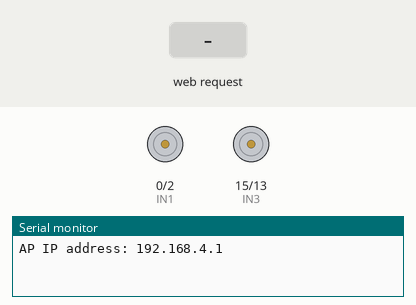
Bench run of a sketch on a simulated ESP8266 (NodeMCU). On the bench: motor-driver pin pairs drawn as motors (green arrow = first pin HIGH = forward, orange = second pin HIGH = backward, longer = more drive, scaled by the enable pin), the last lines printed to the serial monitor. Inputs (shaded band) come from the test bench.

Above: at 1.2 s.
1.3 s: HTTP request GET /?State=F received
At 1.6 s:
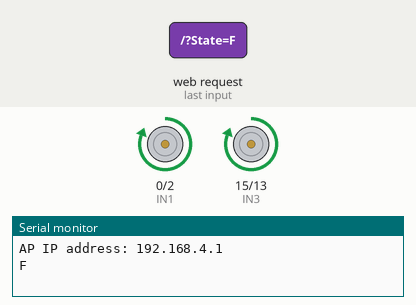
2.8 s: HTTP request GET /?State=B received
At 3.9 s:
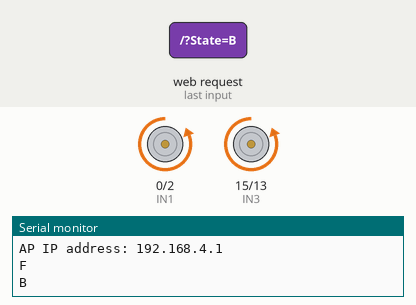
4.3 s: HTTP request GET /?State=L received
At 5.0 s:
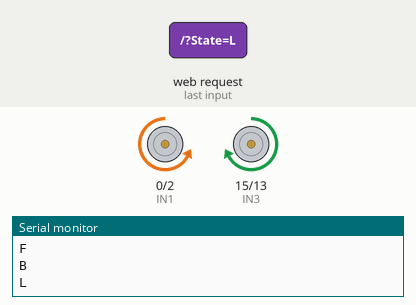
5.8 s: HTTP request GET /?State=R received
At 6.2 s:
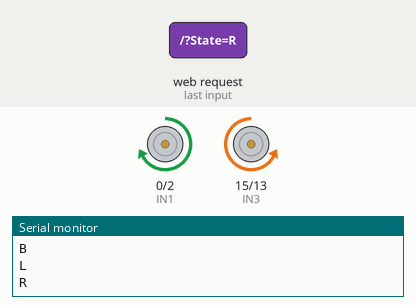
7.3 s: HTTP request GET /?State=F received
At 8.5 s:
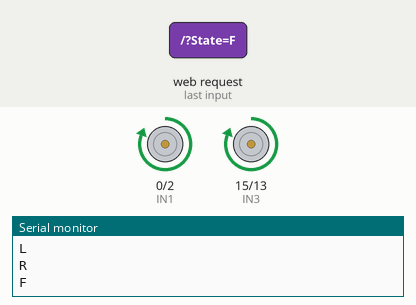
8.8 s: HTTP request GET /?State=B received
At 9.6 s:
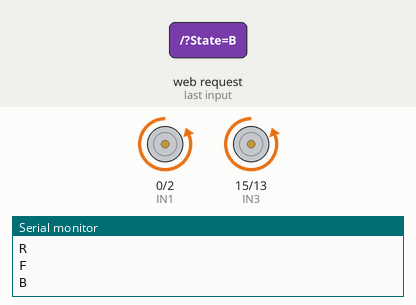
Timing chart, 0 to 11.3 s (numbered marks = the images above; inputs shaded):
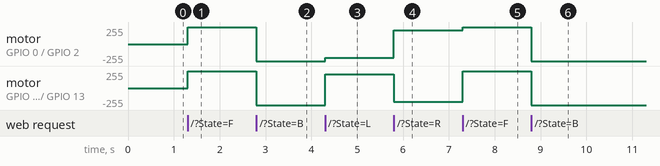

Measured:
- after the input at 1.3 s, motor on GPIO 0 (IN1) / GPIO 2 (IN2), motor on GPIO 15 (IN3) / GPIO 13 (IN4): stopped → forward 255/255 at once
- after the input at 2.8 s, motor on GPIO 0 (IN1) / GPIO 2 (IN2), motor on GPIO 15 (IN3) / GPIO 13 (IN4): forward 255/255 → backward 255/255 at once
- after the input at 4.3 s, motor on GPIO 0 (IN1) / GPIO 2 (IN2): backward 255/255 → backward 203/255 at once; motor on GPIO 15 (IN3) / GPIO 13 (IN4): backward 255/255 → forward 203/255 at once
- after the input at 5.8 s, motor on GPIO 0 (IN1) / GPIO 2 (IN2): backward 203/255 → forward 203/255 at once; motor on GPIO 15 (IN3) / GPIO 13 (IN4): forward 203/255 → backward 203/255 at once
- after the input at 7.3 s, motor on GPIO 0 (IN1) / GPIO 2 (IN2): forward 203/255 → forward 255/255 at once; motor on GPIO 15 (IN3) / GPIO 13 (IN4): backward 203/255 → forward 255/255 at once
- after the input at 8.8 s, motor on GPIO 0 (IN1) / GPIO 2 (IN2), motor on GPIO 15 (IN3) / GPIO 13 (IN4): forward 255/255 → backward 255/255 at once

The sketch:

pulseFire_FinalOutput.ino
```cpp
#include <ESP8266WiFi.h>
#include <WiFiClient.h>
#include <ESP8266WebServer.h>
const char* ssid = "Lowser";
ESP8266WebServer server(80);
String command;

#define ENA   14
#define ENB   12
#define IN1  0
#define IN2  2
#define IN3  15
#define IN4  13

int spd = 1023;
int spdADJ = 3;

void setup()
{

  Serial.begin(115200);
  WiFi.mode(WIFI_AP);
  WiFi.softAP(ssid);
  IPAddress myIP = WiFi.softAPIP();
  Serial.print("AP IP address: ");
  Serial.println(myIP);
  // Starting WEB-server
  server.on ( "/", HTTP_handleRoot );
  server.onNotFound ( HTTP_handleRoot );
  server.begin();
  pinMode(ENA, OUTPUT);
  pinMode(ENB, OUTPUT);
  pinMode(IN1, OUTPUT);
  pinMode(IN2, OUTPUT);
  pinMode(IN3, OUTPUT);
  pinMode(IN4, OUTPUT);
}

void loop()
{
  server.handleClient();
  command = server.arg("State");
  if (command == "F")
  {
    digitalWrite(IN1, HIGH);
    digitalWrite(IN2, LOW);
    analogWrite(ENA, spd);
    digitalWrite(IN3, HIGH);
    digitalWrite(IN4, LOW);
    analogWrite(ENB, spd);
  }
  else if (command == "B")
  {
    digitalWrite(IN1, LOW);
    digitalWrite(IN2, HIGH);
    analogWrite(ENA, spd);
    digitalWrite(IN3, LOW);
    digitalWrite(IN4, HIGH);
    analogWrite(ENB, spd);
  }
  else if (command == "L")
  {
    digitalWrite(IN1, LOW);
    digitalWrite(IN2, HIGH);
    analogWrite(ENA, spd * 0.8);
    digitalWrite(IN3, HIGH);
    digitalWrite(IN4, LOW);
    analogWrite(ENB, spd * 0.8);
  }
  else if (command == "R")
  {
    digitalWrite(IN1, HIGH);
    digitalWrite(IN2, LOW);
    analogWrite(ENA, spd * 0.8);
    digitalWrite(IN3, LOW);
    digitalWrite(IN4, HIGH);
    analogWrite(ENB, spd * 0.8);
  }
  else if (command == "I")
  {
    digitalWrite(IN1, LOW);
    digitalWrite(IN2, HIGH);
    analogWrite(ENA, spd / spdADJ);
    digitalWrite(IN3, LOW);
    digitalWrite(IN4, HIGH);
    analogWrite(ENB, spd);
  }
  else if (command == "G")
  {
    digitalWrite(IN1, LOW);
    digitalWrite(IN2, HIGH);
    analogWrite(ENA, spd);
    digitalWrite(IN3, LOW);
    digitalWrite(IN4, HIGH);
    analogWrite(ENB, spd / spdADJ);
  }
  else if (command == "J")
  {
    digitalWrite(IN1, HIGH);
    digitalWrite(IN2, LOW);
    analogWrite(ENA, spd / spdADJ);
    digitalWrite(IN3, HIGH);
    digitalWrite(IN4, LOW);
    analogWrite(ENB, spd);
  }
  else if (command == "H")
  {
    digitalWrite(IN1, HIGH);
    digitalWrite(IN2, LOW);
    analogWrite(ENA, spd);
    digitalWrite(IN3, HIGH);
    digitalWrite(IN4, LOW);
    analogWrite(ENB, spd / spdADJ);
  }
  else if (command == "S")
  {
    digitalWrite(IN1, LOW);
    digitalWrite(IN2, LOW);
    analogWrite(ENA, 0);
    digitalWrite(IN3, LOW);
    digitalWrite(IN4, LOW);
    analogWrite(ENB, 0);
  }
  else if (command == "0") spd = 400;
  else if (command == "1") spd = 470;
  else if (command == "2") spd = 540;
  else if (command == "3") spd = 610;
  else if (command == "4") spd = 680;
  else if (command == "5") spd = 750;
  else if (command == "6") spd = 820;
  else if (command == "7") spd = 890;
  else if (command == "8") spd = 960;
  else if (command == "9") spd = 1023;
  else
  {
    command == "";
    digitalWrite(IN1, LOW);
    digitalWrite(IN2, LOW);
    analogWrite(ENA, 0);
    digitalWrite(IN3, LOW);
    digitalWrite(IN4, LOW);
    analogWrite(ENB, 0);
  }
}

void HTTP_handleRoot(void)
{
  if ( server.hasArg("State") )
  {
    Serial.println(server.arg("State"));
  }
  server.send ( 200, "text/html", "" );
  delay(1);
}
```
